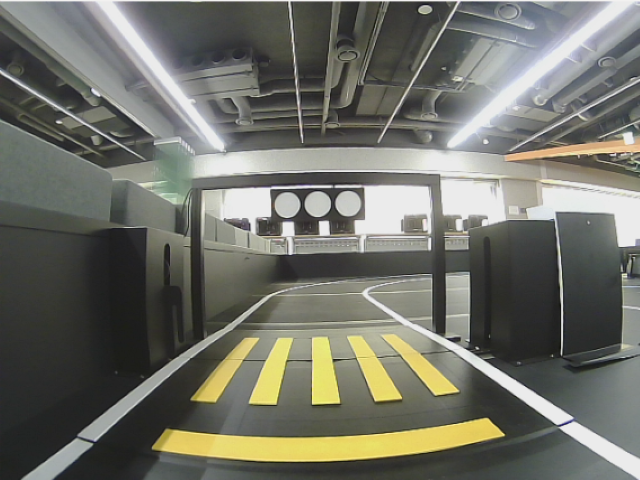
#> input picture img/b.PNG, 640 x 480 px, found by its file name
$ python TrafficLight.py
#> lines starting #> are read from the running program, lines starting #| are printed output that depends on the picture; after the words box and inside, x2 and y2 are one past the last pixel; in counts of white or black regions, pixels touching at a corner belong together
#> further down, frame is the input picture: shape (480, 640, 3); mean B, G, R 104.1, 113.2, 112.5
import numpy as np
import cv2

def light_detection_3(frame):
    global limit
    frame = frame[160:230, 180:480]
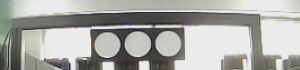
#> frame: shape (70, 300, 3); mean of channels 0, 1, 2 166, 169.6, 169.2; drawn as B, G, R
    cv2.imshow('frame', frame)
    frame2 = frame.copy()
    frame2 = cv2.GaussianBlur(frame2, (9, 9), 0)
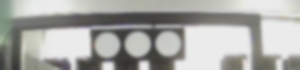
#> frame2: shape (70, 300, 3); mean of channels 0, 1, 2 166, 169.6, 169.2; drawn as B, G, R
    imgray = cv2.cvtColor(frame2, cv2.COLOR_BGR2GRAY)

    circles = cv2.HoughCircles(imgray, cv2.HOUGH_GRADIENT, 1, 10, param1=60, param2=25, minRadius=11, maxRadius=50)
#> circles = [[168.5, 43.5, 12.5], [106.5, 44.5, 12.1], [137.5, 43.5, 13.2]]

    if circles is not None:
        circles = np.uint16(np.around(circles))
#> circles = [[168, 44, 12], [106, 44, 12], [138, 44, 13]]
        for circle in circles[0, :]:
            cv2.circle(frame, (circle[0], circle[1]), circle[2], (255, 0, 0), 2)
            cv2.imshow('frame', frame)
#> this loop made 3 passes
#> pass 1, in light_detection_3, `cv2.imshow('frame', frame)`:
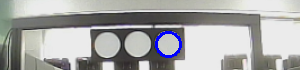
#> window 'frame': shape (70, 300, 3); mean B, G, R 167, 167.8, 167.4
#> pass 2, in light_detection_3, `cv2.imshow('frame', frame)`:
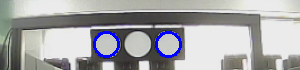
#> window 'frame': shape (70, 300, 3); mean B, G, R 168, 166.1, 165.7
#> after the loop:
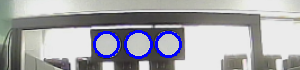
#> frame: shape (70, 300, 3); 3.24% of pixels changed, all inside (x1, y1, x2, y2) = (93, 30, 182, 59); drawn as B, G, R
        if len(circles[0]) == 3:
            lightX = [circles[0][0][0], circles[0][1][0], circles[0][2][0]]
#> lightX = [168, 106, 138]
            lightY = [circles[0][0][1], circles[0][1][1], circles[0][2][1]]
#> lightY = [44, 44, 44]
            lightX.sort()
            lightY.sort()

            if (lightX[0] + lightX[1] + lightX[2] + 2) // 3 == lightX[1]:
                print('COLOR VALUE : ', imgray[lightY[2], lightX[2]])
#| COLOR VALUE :  202
                if imgray[lightY[2], lightX[2]] > 230:  # light on
                    return True
                return False
    return True

def light_detection_4(frame):
    global limit
    frame = frame[180:250, 200:460]

    frame2 = frame.copy()
    frame2 = cv2.GaussianBlur(frame2, (9, 9), 0)
    imgray = cv2.cvtColor(frame2, cv2.COLOR_BGR2GRAY)

    circles = cv2.HoughCircles(imgray, cv2.HOUGH_GRADIENT, 1, 10, param1=60, param2=25, minRadius=10, maxRadius=40)

    if circles is not None:
        circles = np.uint16(np.around(circles))

        for circle in circles[0, :]:
            cv2.circle(frame, (circle[0], circle[1]), circle[2], (255, 0, 0), 2)
            cv2.imshow('frame', frame)
        if len(circles[0]) == 4:
            lightX = [circles[0][0][0], circles[0][1][0], circles[0][2][0], circles[0][3][0]]
            lightY = [circles[0][0][1], circles[0][1][1], circles[0][2][1], circles[0][3][1]]
            lightX.sort()
            lightY.sort()

            if (lightX[0] + lightX[3]) == (lightX[1] + lightX[2]):
                if imgray[lightY[0], lightX[0]] >= 230:  # left light
                    limit = 5
                elif imgray[lightY[3], lightX[3]] >= 230:  # right light
                    limit = 6
                return False
    return True

frame = cv2.imread('./img/b.png')
cv2.imshow('original', frame)
if light_detection_3(frame):
    print('circle')
cv2.waitKey(0)
cv2.destroyAllWindows()
